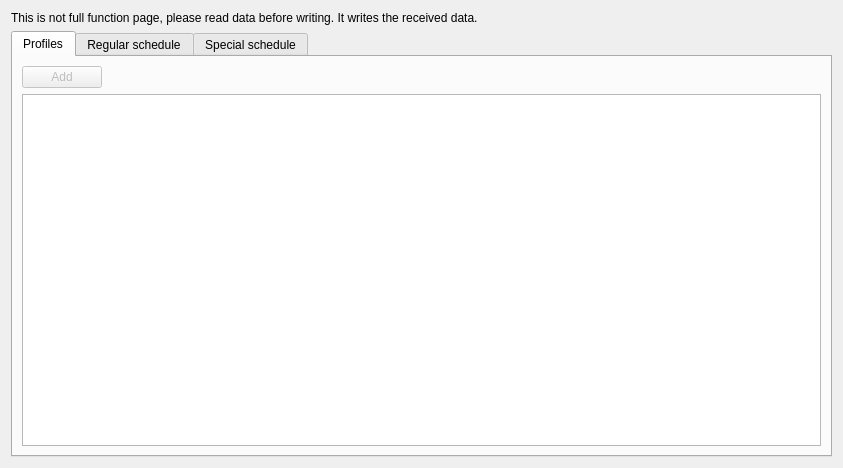
<?xml version="1.0" encoding="UTF-8"?>
<ui version="4.0">
 <class>FireFlyGroupScheduleWdgt</class>
 <widget class="QWidget" name="FireFlyGroupScheduleWdgt">
  <property name="geometry">
   <rect>
    <x>0</x>
    <y>0</y>
    <width>843</width>
    <height>468</height>
   </rect>
  </property>
  <property name="windowTitle">
   <string>Form</string>
  </property>
  <layout class="QVBoxLayout" name="verticalLayout">
   <item>
    <widget class="QLabel" name="label">
     <property name="text">
      <string>This is not full function page, please read data before writing. It writes the received data.</string>
     </property>
    </widget>
   </item>
   <item>
    <widget class="QTabWidget" name="tabWidget">
     <property name="currentIndex">
      <number>0</number>
     </property>
     <widget class="QWidget" name="tab">
      <attribute name="title">
       <string>Profiles</string>
      </attribute>
      <layout class="QVBoxLayout" name="verticalLayout_2">
       <item>
        <layout class="QHBoxLayout" name="horizontalLayout">
         <item>
          <widget class="QPushButton" name="pbAddProfile">
           <property name="enabled">
            <bool>false</bool>
           </property>
           <property name="text">
            <string>Add</string>
           </property>
          </widget>
         </item>
         <item>
          <spacer name="horizontalSpacer">
           <property name="orientation">
            <enum>Qt::Horizontal</enum>
           </property>
           <property name="sizeHint" stdset="0">
            <size>
             <width>40</width>
             <height>20</height>
            </size>
           </property>
          </spacer>
         </item>
        </layout>
       </item>
       <item>
        <widget class="QTableView" name="tvProfiles"/>
       </item>
      </layout>
     </widget>
     <widget class="QWidget" name="tab_2">
      <attribute name="title">
       <string>Regular schedule</string>
      </attribute>
      <layout class="QVBoxLayout" name="verticalLayout_3">
       <item>
        <layout class="QHBoxLayout" name="horizontalLayout_2">
         <item>
          <widget class="QPushButton" name="pbSchedule">
           <property name="enabled">
            <bool>false</bool>
           </property>
           <property name="text">
            <string>Add</string>
           </property>
          </widget>
         </item>
         <item>
          <spacer name="horizontalSpacer_2">
           <property name="orientation">
            <enum>Qt::Horizontal</enum>
           </property>
           <property name="sizeHint" stdset="0">
            <size>
             <width>40</width>
             <height>20</height>
            </size>
           </property>
          </spacer>
         </item>
        </layout>
       </item>
       <item>
        <widget class="QTableView" name="tvSchedule"/>
       </item>
      </layout>
     </widget>
     <widget class="QWidget" name="tab_3">
      <attribute name="title">
       <string>Special schedule</string>
      </attribute>
      <layout class="QVBoxLayout" name="verticalLayout_4">
       <item>
        <layout class="QHBoxLayout" name="horizontalLayout_3">
         <item>
          <widget class="QPushButton" name="pbSpecial">
           <property name="enabled">
            <bool>false</bool>
           </property>
           <property name="text">
            <string>Add</string>
           </property>
          </widget>
         </item>
         <item>
          <spacer name="horizontalSpacer_3">
           <property name="orientation">
            <enum>Qt::Horizontal</enum>
           </property>
           <property name="sizeHint" stdset="0">
            <size>
             <width>40</width>
             <height>20</height>
            </size>
           </property>
          </spacer>
         </item>
        </layout>
       </item>
       <item>
        <widget class="QTableView" name="tvSpecial"/>
       </item>
      </layout>
     </widget>
    </widget>
   </item>
  </layout>
 </widget>
 <resources/>
 <connections/>
</ui>
